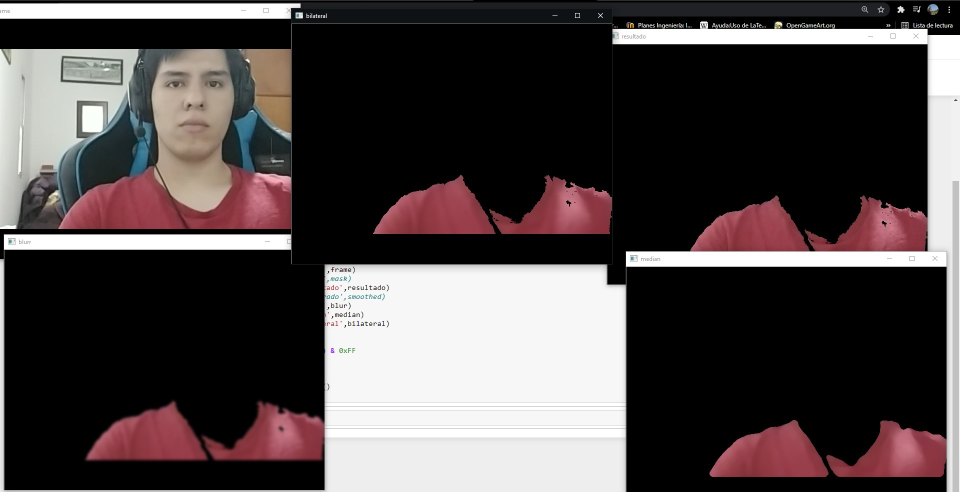
#> input picture P7/bilateral.jpg, 1920 x 984 px, given in place of the camera (shown at 1/2 size)
$ jupyter execute P7.ipynb
#> lines starting #> are read from the running program, lines starting #| are printed output that depends on the picture; after the words box and inside, x2 and y2 are one past the last pixel; in counts of white or black regions, pixels touching at a corner belong together
[cell 1]
import cv2
import numpy as np

cap = cv2.VideoCapture(0)

while True:
    _, frame = cap.read()
#> frame is the input picture: shape (984, 1920, 3); mean B, G, R 71, 70.5, 78.1
    HSV = cv2.cvtColor(frame,cv2.COLOR_BGR2HSV)     #Hue, Saturation, Value = color, intensidad y iluminacion
#> HSV: shape (984, 1920, 3); mean H, S, V 26.5, 25.5, 79.1

    lower_red = np.array([150,100,120])
    upper_red = np.array([255,180,255])

    mask = cv2.inRange(HSV, lower_red, upper_red)
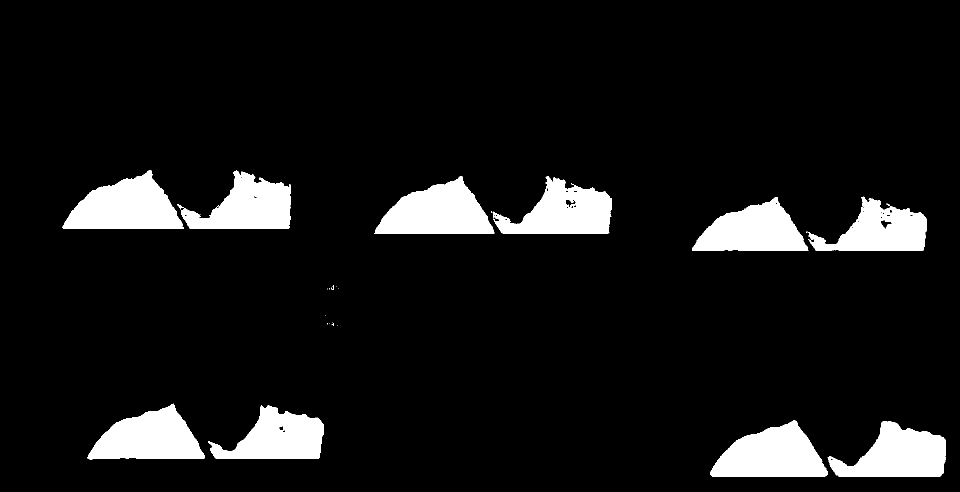
#> mask: shape (984, 1920) (shown at 1/2 size); 8.5% white; 30 white regions (19 under 20 px), largest, box (x1, y1, x2, y2) and area: (125, 340, 368, 458) 17813, (748, 352, 989, 468) 17465, (1421, 841, 1656, 954) 17433

    resultado = cv2.bitwise_and(frame,frame, mask=mask)
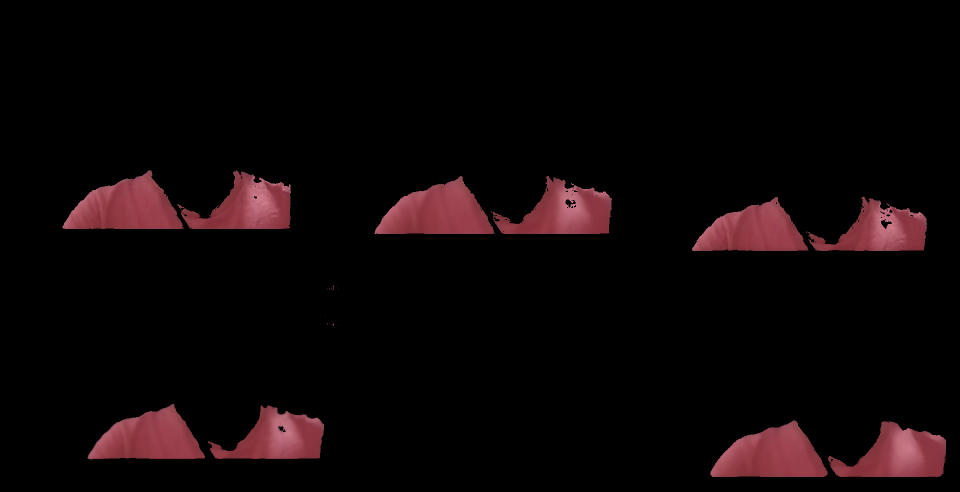
#> resultado: shape (984, 1920, 3) (shown at 1/2 size); mean B, G, R 6.7, 5.7, 12.8

    kernel = np.ones((15,15),np.float32)/225
    smoothed = cv2.filter2D(resultado,-1,kernel)
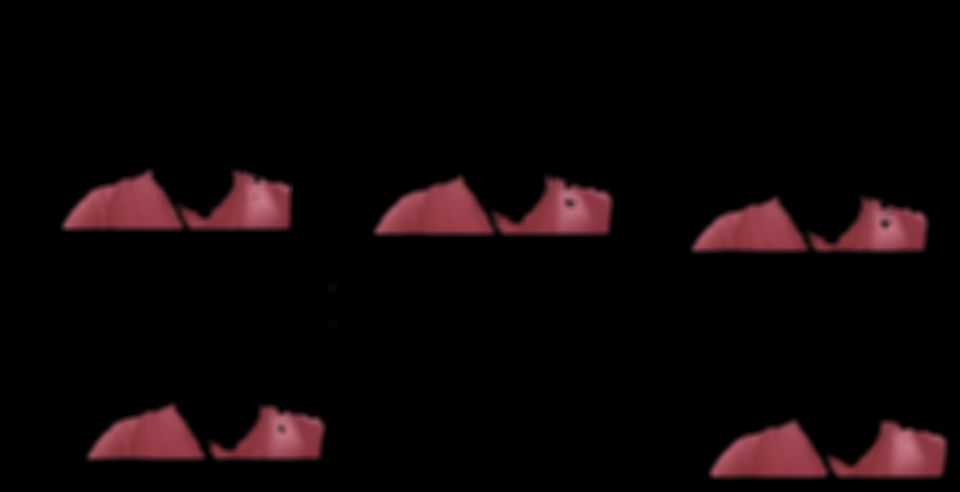
#> smoothed: shape (984, 1920, 3) (shown at 1/2 size); mean B, G, R 6.7, 5.7, 12.8

    blur = cv2.GaussianBlur(resultado,(15,15),0)

    median = cv2.medianBlur(resultado,15)

    bilateral = cv2.bilateralFilter(resultado,15,75,75)


    cv2.imshow('frame',frame)
    #cv2.imshow('mask',mask)
    cv2.imshow('resultado',resultado)
    #cv2.imshow('filtrado',smoothed)
    cv2.imshow('blurr',blur)
    cv2.imshow('median',median)
    cv2.imshow('bilateral',bilateral)


    k = cv2.waitKey(5) & 0xFF
#> (key Esc is pressed here)
    if k == 27:
        break

cv2.destroyAllWindows()
cap.release

$ run again, on P7/gausiano.jpg
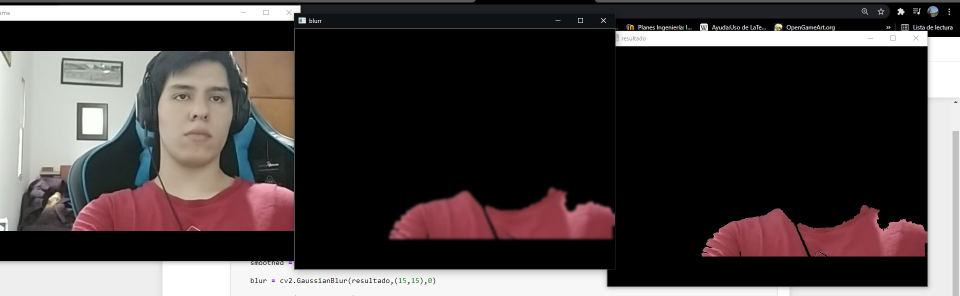
#> input picture P7/gausiano.jpg, 1920 x 592 px, given in place of the camera (shown at 1/2 size)
#> frame is the input picture: shape (592, 1920, 3); mean B, G, R 63, 63, 70.1
#> HSV: shape (592, 1920, 3); mean H, S, V 31.4, 28.5, 71.6
#> `mask = cv2.inRange(HSV, lower_red, upper_red)`:
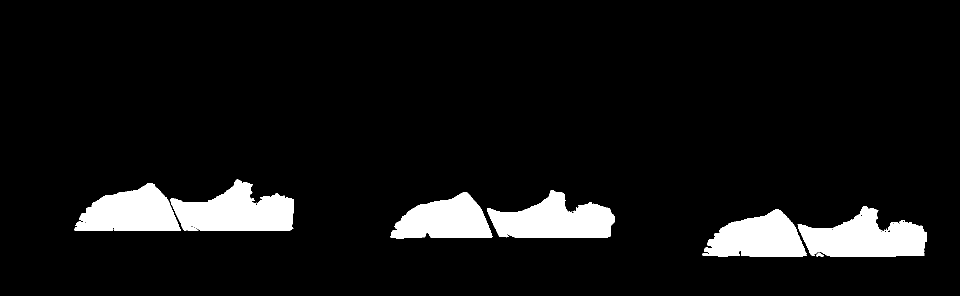
#> mask: shape (592, 1920) (shown at 1/2 size); 7.7% white; 9 white regions (2 under 20 px), largest, box (x1, y1, x2, y2) and area: (340, 359, 588, 462) 16357, (1595, 412, 1854, 513) 16099, (974, 380, 1229, 476) 15256
#> `smoothed = cv2.filter2D(resultado,-1,kernel)`:
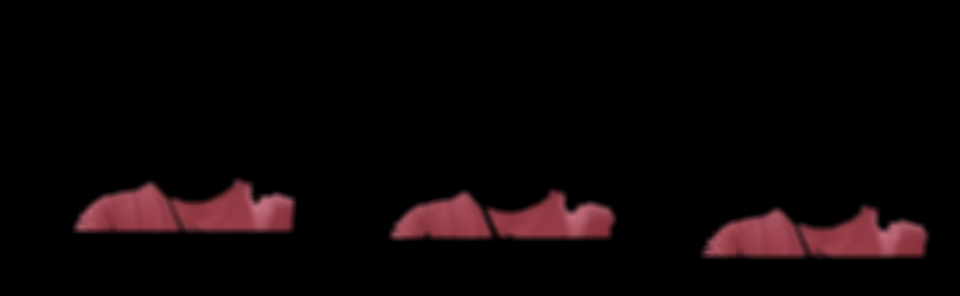
#> smoothed: shape (592, 1920, 3) (shown at 1/2 size); mean B, G, R 6, 5.1, 11.7

$ run again, on P7/median.jpg
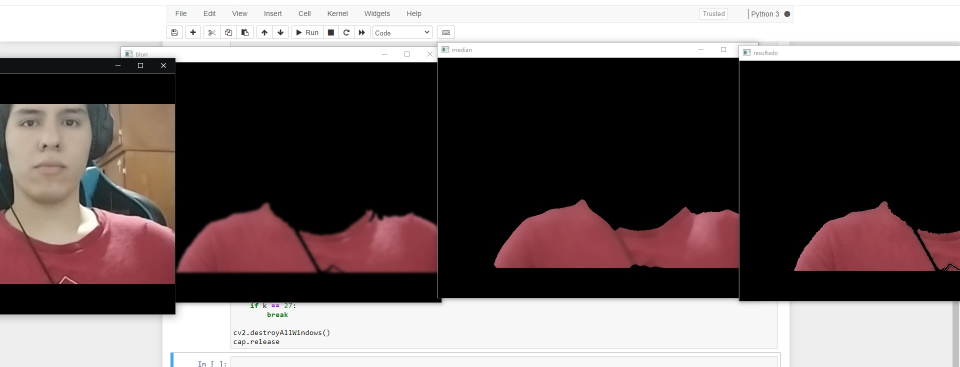
#> input picture P7/median.jpg, 1920 x 734 px, given in place of the camera (shown at 1/2 size)
#> frame is the input picture: shape (734, 1920, 3); mean B, G, R 99.1, 99, 109.9
#> HSV: shape (734, 1920, 3); mean H, S, V 26.9, 26.8, 110.2
#> `mask = cv2.inRange(HSV, lower_red, upper_red)`:
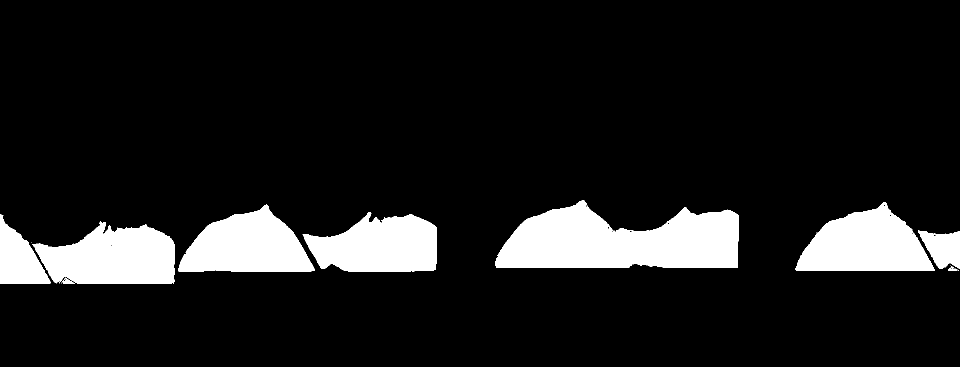
#> mask: shape (734, 1920) (shown at 1/2 size); 11.1% white; 12 white regions (3 under 20 px), largest, box (x1, y1, x2, y2) and area: (990, 400, 1477, 536) 46858, (65, 443, 349, 568) 25489, (1591, 404, 1870, 542) 24701
#> `smoothed = cv2.filter2D(resultado,-1,kernel)`:
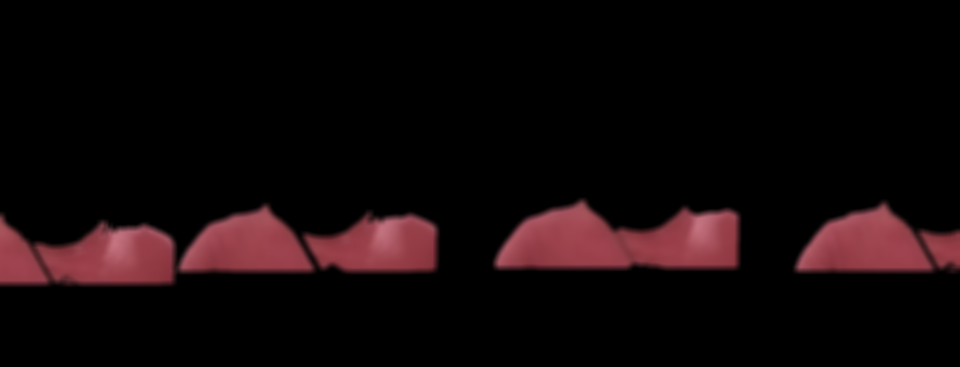
#> smoothed: shape (734, 1920, 3) (shown at 1/2 size); mean B, G, R 8.7, 7.6, 17.1

$ run again, on P7/suavizado.jpg
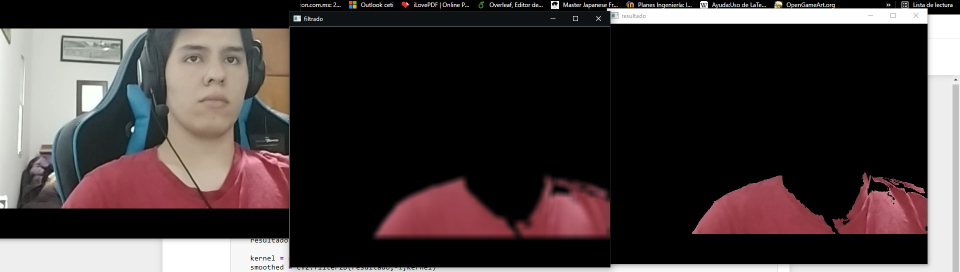
#> input picture P7/suavizado.jpg, 1920 x 544 px, given in place of the camera (shown at 1/2 size)
#> frame is the input picture: shape (544, 1920, 3); mean B, G, R 55.7, 55.7, 64.4
#> HSV: shape (544, 1920, 3); mean H, S, V 33.5, 35.9, 66
#> `mask = cv2.inRange(HSV, lower_red, upper_red)`:
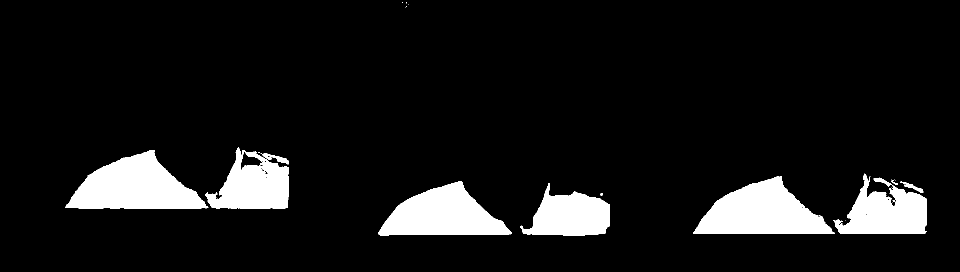
#> mask: shape (544, 1920) (shown at 1/2 size); 9.1% white; 23 white regions (13 under 20 px), largest, box (x1, y1, x2, y2) and area: (130, 300, 417, 417) 19878, (1386, 352, 1670, 468) 19494, (756, 363, 1024, 471) 17373
#> `smoothed = cv2.filter2D(resultado,-1,kernel)`:
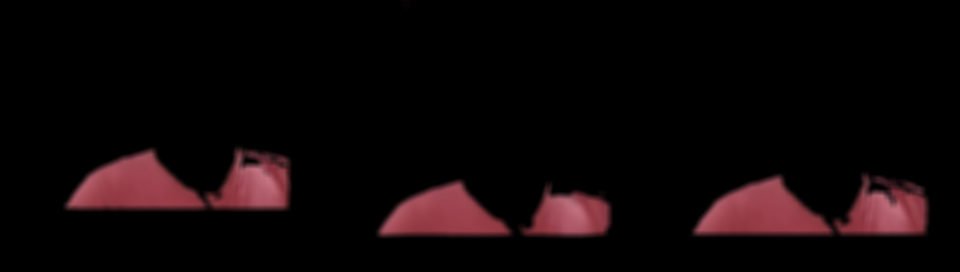
#> smoothed: shape (544, 1920, 3) (shown at 1/2 size); mean B, G, R 7.4, 6.3, 14.1
